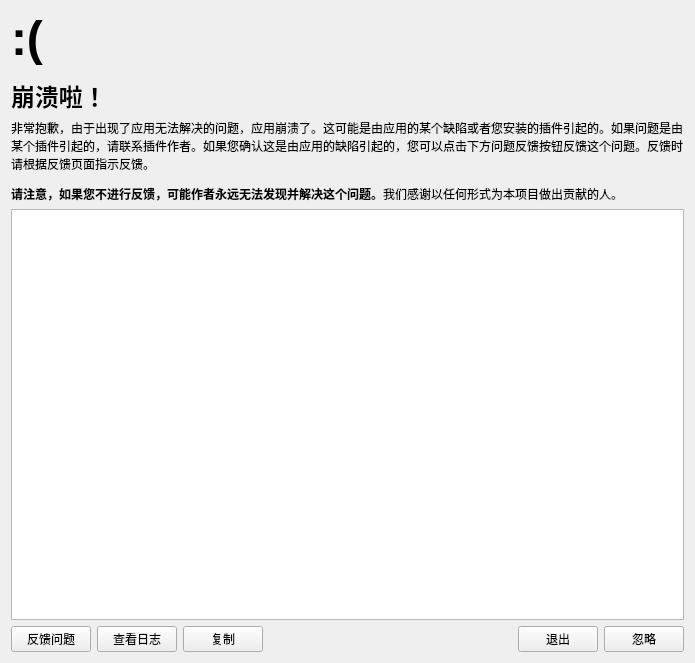
<?xml version="1.0" encoding="UTF-8"?>
<ui version="4.0">
 <class>CrashHandle</class>
 <widget class="QWidget" name="CrashHandle">
  <property name="windowModality">
   <enum>Qt::ApplicationModal</enum>
  </property>
  <property name="geometry">
   <rect>
    <x>0</x>
    <y>0</y>
    <width>695</width>
    <height>663</height>
   </rect>
  </property>
  <property name="windowTitle">
   <string>崩溃啦！</string>
  </property>
  <property name="windowIcon">
   <iconset resource="../resources.qrc">
    <normaloff>:/resources/icons/colorful/logo.svg</normaloff>:/resources/icons/colorful/logo.svg</iconset>
  </property>
  <property name="autoFillBackground">
   <bool>false</bool>
  </property>
  <layout class="QVBoxLayout" name="verticalLayout">
   <item>
    <widget class="QLabel" name="lb_description">
     <property name="text">
      <string>&lt;html&gt;&lt;head/&gt;&lt;body&gt;&lt;p&gt;&lt;span style=&quot; font-size:36pt; font-weight:700;&quot;&gt;:(&lt;/span&gt;&lt;/p&gt;&lt;p&gt;&lt;span style=&quot; font-size:18pt; font-weight:700;&quot;&gt;崩溃啦！&lt;/span&gt;&lt;/p&gt;&lt;/body&gt;&lt;/html&gt;</string>
     </property>
     <property name="wordWrap">
      <bool>true</bool>
     </property>
    </widget>
   </item>
   <item>
    <widget class="QLabel" name="lb_description_2">
     <property name="text">
      <string>&lt;html&gt;&lt;head/&gt;&lt;body&gt;&lt;p&gt;非常抱歉，由于出现了应用无法解决的问题，应用崩溃了。这可能是由应用的某个缺陷或者您安装的插件引起的。如果问题是由某个插件引起的，请联系插件作者。如果您确认这是由应用的缺陷引起的，您可以点击下方问题反馈按钮反馈这个问题。反馈时请根据反馈页面指示反馈。&lt;/p&gt;&lt;p&gt;&lt;span style=&quot; font-weight:700;&quot;&gt;请注意，如果您不进行反馈，可能作者永远无法发现并解决这个问题。&lt;/span&gt;我们感谢以任何形式为本项目做出贡献的人。&lt;/p&gt;&lt;/body&gt;&lt;/html&gt;</string>
     </property>
     <property name="wordWrap">
      <bool>true</bool>
     </property>
    </widget>
   </item>
   <item>
    <widget class="QTextBrowser" name="tb_crash_info"/>
   </item>
   <item>
    <layout class="QHBoxLayout" name="buttons">
     <item>
      <widget class="QPushButton" name="btn_feedback">
       <property name="text">
        <string>反馈问题</string>
       </property>
      </widget>
     </item>
     <item>
      <widget class="QPushButton" name="btn_show_log">
       <property name="text">
        <string>查看日志</string>
       </property>
      </widget>
     </item>
     <item>
      <widget class="QPushButton" name="btn_copy">
       <property name="text">
        <string>复制</string>
       </property>
      </widget>
     </item>
     <item>
      <spacer name="horizontalSpacer">
       <property name="orientation">
        <enum>Qt::Horizontal</enum>
       </property>
       <property name="sizeHint" stdset="0">
        <size>
         <width>40</width>
         <height>20</height>
        </size>
       </property>
      </spacer>
     </item>
     <item>
      <widget class="QPushButton" name="btn_exit">
       <property name="text">
        <string>退出</string>
       </property>
      </widget>
     </item>
     <item>
      <widget class="QPushButton" name="btn_ignore">
       <property name="text">
        <string>忽略</string>
       </property>
      </widget>
     </item>
    </layout>
   </item>
  </layout>
 </widget>
 <resources>
  <include location="../resources.qrc"/>
 </resources>
 <connections>
  <connection>
   <sender>btn_copy</sender>
   <signal>clicked()</signal>
   <receiver>tb_crash_info</receiver>
   <slot>copy()</slot>
   <hints>
    <hint type="sourcelabel">
     <x>135</x>
     <y>556</y>
    </hint>
    <hint type="destinationlabel">
     <x>142</x>
     <y>498</y>
    </hint>
   </hints>
  </connection>
 </connections>
</ui>
